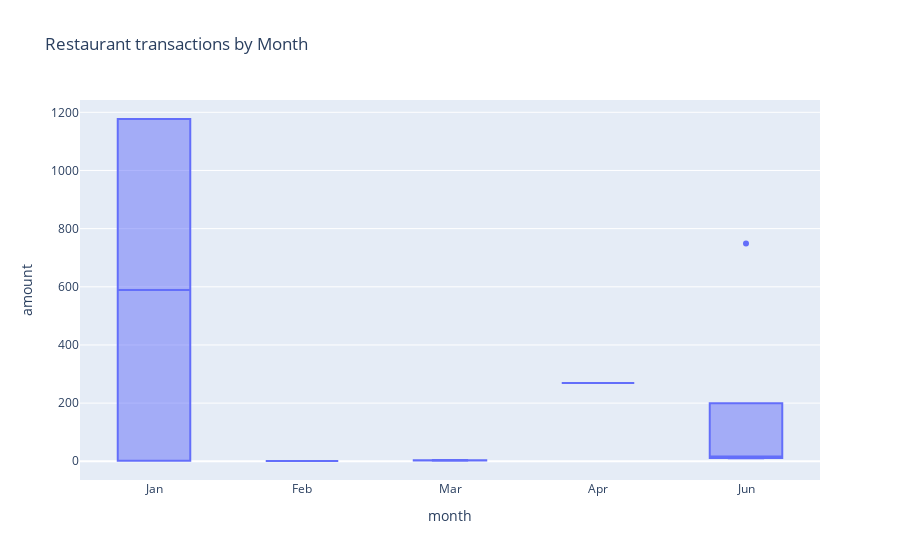

Notebook source saved alongside this figure:
### Code cell
# creating the six box plots using plotly express
expense_plot = px.box(
    ceo_transactions,
    x = 'month',
    y = 'amount',
    title = 'Restaurant transactions by Month'
)
expense_plot

### Figure 1 — Plotly figure (JSON) as saved in the notebook; plotly's stock layout.template omitted (floating-point values rounded to 4 significant figures)
{"data": [{"alignmentgroup": "True", "hovertemplate": "month=%{x}<br>amount=%{y}<extra></extra>", "legendgroup": "", "marker": {"color": "#636efa"}, "name": "", "notched": false, "offsetgroup": "", "orientation": "v", "showlegend": false, "type": "box", "x": ["Jan", "Jan", "Feb", "Mar", "Mar", "Mar", "Mar", "Apr", "Jun", "Jun", "Jun", "Jun", "Jun"], "x0": " ", "xaxis": "x", "y": [1.39, 1177, 0.91, 2.04, 3.08, 4.2, 2.56, 269, 749, 10.15, 15.98, 16.61, 11.53], "y0": " ", "yaxis": "y"}], "layout": {"autosize": true, "boxmode": "group", "legend": {"tracegroupgap": 0}, "title": {"text": "Restaurant transactions by Month"}, "xaxis": {"anchor": "y", "autorange": true, "domain": [0, 1], "range": [-0.5, 4.5], "title": {"text": "month"}, "type": "category"}, "yaxis": {"anchor": "x", "autorange": true, "domain": [0, 1], "range": [-64.43, 1242.0], "title": {"text": "amount"}, "type": "linear"}}}
